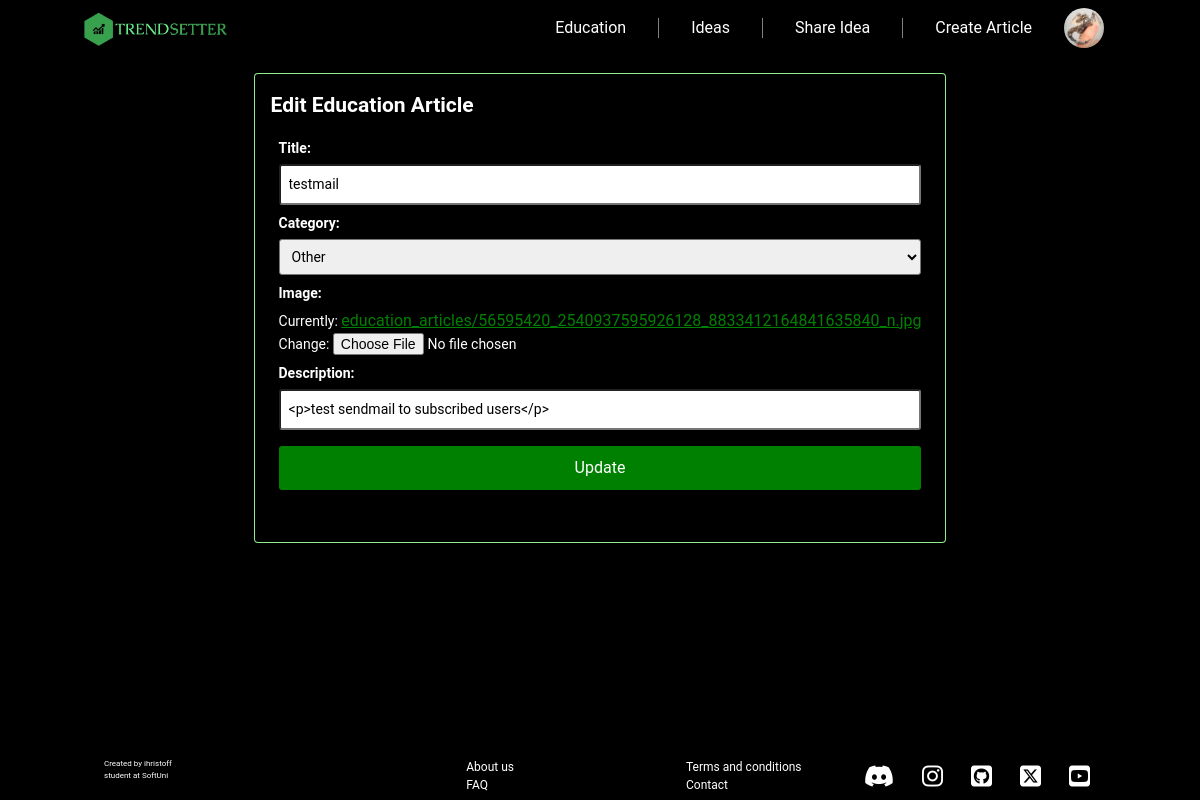
The page /articles/update-article/testmail/ (signed in) on the database its author committed.
### TrendSetter/accounts/models.py (models this page shows, shortened)
class TrendSetterUser(auth_models.AbstractBaseUser, auth_models.PermissionsMixin):
    EMAIL_MAX_LENGTH = 50
    email = models.EmailField(
        unique=True,
        max_length=EMAIL_MAX_LENGTH,
        null=False,
        blank=False,
        error_messages={'unique': 'A user with that email already exists',}
    )
    date_joined = models.DateTimeField(
        auto_now_add=True,
    )
    is_staff = models.BooleanField(
        default=False,
    )
    USERNAME_FIELD = "email"
    objects= TrendSetterUserManager()
    class Meta:
        verbose_name = "User"

class Profile(models.Model):
    BEGINNER = 'beginner'
    INTERMEDIATE = 'intermediate'
    ADVANCED = 'advanced'
    EXPERT = 'Expert'
    EXPERIENCE_CHOICES = [
        (BEGINNER, 'Beginner'),
        (INTERMEDIATE, 'Intermediate'),
        (ADVANCED, 'Advanced'),
        (EXPERT, 'Expert'),
    ]
    user = models.OneToOneField(
        TrendSetterUser,
        on_delete=models.CASCADE,
        primary_key=True,
    )
    profile_image = models.ImageField(
        upload_to='profile_images/',
        validators=(image_size_validator,),
        null=True,
        blank=True,
    )
    username = models.CharField(max_length=25, unique=True, null=True, blank=True)
    send_mail_for_new_article=models.BooleanField(default=False)
    show_email = models.BooleanField(default=True)
    bio = models.CharField(max_length=500, null=True, blank=True)
    date_of_birth = models.DateField(null=True, blank=True)
    age = models.PositiveIntegerField(
        null=True,
        blank=True,
    )
    location = models.CharField(max_length=50, null=True, blank=True)
    trading_experience = models.CharField(
        max_length=12,
        choices=EXPERIENCE_CHOICES,
        default=BEGINNER,
    )

### TrendSetter/articles/models.py (models this page shows, shortened)
class EducationalArticle(models.Model):
    CATEGORY_CHOICES = [
        ('Chart patterns', 'Chart patterns'),
        ('Trendlines', 'Trendlines'),
        ('Candlesticks', 'Candlesticks'),
        ('Supply and Demand', 'Supply and Demand'),
        ('Elliott Wave Theory', 'Elliott Wave Theory'),
        ('Volume Analysis', 'Volume Analysis'),
        ('Other', 'Other'),
    ]
    user = models.ForeignKey(UserModel, on_delete=models.SET_NULL, related_name='education_articles', null=True,
                             blank=True)
    title = models.CharField(max_length=255, unique=True, )
    image = models.ImageField(
        upload_to='education_articles/',
        validators=(image_size_validator,),
    )
    category = models.CharField(max_length=25, choices=CATEGORY_CHOICES, default='Other')
    description = RichTextField()
    created_at = models.DateTimeField(auto_now_add=True)
    updated_at = models.DateTimeField(auto_now=True)
    views = models.PositiveIntegerField(default=0)
    slug = models.SlugField(
        unique=True,
        null=False,
        blank=True,
        editable=False,  # Readonly, only in the Django App, not in the DB
    )
    author_name = models.CharField(max_length=50, null=True, blank=True)

### TrendSetter/articles/views.py (the view, shortened to what this page needs)
# urls.py: path('update-article/<slug:article_slug>/', EducationalArticleUpdateView.as_view(), name='update article'),
class EducationalArticleUpdateView(auth_mixin.LoginRequiredMixin, auth_mixin.UserPassesTestMixin, views.UpdateView):
    model = EducationalArticle
    form_class = EducationalArticleUpdateForm
    template_name = 'articles/article_update.html'
    slug_url_kwarg = "article_slug"
    def test_func(self):
        return self.request.user.groups.filter(name='Content Creator').exists() or self.request.user.is_staff

### TrendSetter/articles/forms.py
class EducationalArticleUpdateForm(EducationalArticleForm):
    pass

### TrendSetter/accounts/templatetags/custom_filters.py (called while the page is built)
@register.filter(name='is_content_creator')
def is_content_creator(user):
    return user.groups.filter(name='Content Creator').exists()

### templates/articles/article_update.html (shortened to what this page needs)
{% extends "base.html" %}
{% load static %}
{% block content %}
    <div class="center-form">
        <div class="main-container">
            <h2>Edit Education Article</h2>
            <form class='form-group' method="post" enctype="multipart/form-data">
                {% for field in form %}
                    <div>
                        {{ field.label_tag }}
                        {{ field }}
                    </div>
                {% endfor %}
                <input class="btn-primary" type="submit" value="Update">
            </form>
        </div>
    </div>
{% endblock %}

### templates/base.html (shortened to what this page needs)
{% load custom_filters %}
{% load static %}
<!DOCTYPE html>
<html lang="en">
<head>
    <link rel="stylesheet" href="{% static 'css/reset.css' %}">
    <link rel="stylesheet" href="{% static 'css/base.css' %}">
</head>
<body>
<section id="top">
    <header class="header">
        <div class="logo">
            <a href="{% url 'index' %}">
                <img src="{% static 'images/logo.png' %} " width="150" alt="TRENDSETTER">
            </a>
        </div>
        <nav class="navigation">
            <ul role="list">
                <li class="nav-item"><a href="{% url 'education articles' %}" class="nav-link ">Education</a></li>
                <li class="nav-item"><a href="{% url 'trade ideas dashboard' %}" class="nav-link">Ideas</a></li>
                {% if not request.user.is_authenticated %}
                    <li class="nav-item"><a href="{% url 'login' %}" class="nav-link">Login</a></li>
                {% else %}
                    <li class="nav-item"><a href="{% url 'create idea' %}" class="nav-link">Share Idea</a></li>
                    {% if user.is_authenticated and user.is_staff %}
                        <li class="nav-item"><a href="{% url 'create article' %}" class="nav-link">Create Article</a>
                        </li>
                    {% elif user.is_authenticated and user|is_content_creator %}
                        <li class="nav-item"><a href="{% url 'create article' %}" class="nav-link">Create Article</a>
                        </li>
                    {% endif %}
                    <div class="profile">
                        {% if request.user.profile.profile_image %}
                            <img src="{{ request.user.profile.profile_image.url }}" alt="Profile Picture"
                                 class="profile-img" id="profileBtn">
                        {% else %}
                            <img src="{% static 'images/anonymous-user.webp' %}" alt="Profile Picture"
                                 class="profile-img" id="profileBtn">
                        {% endif %}
                    </div>
                {% endif %}
            </ul>
        </nav>
    </header>
</section>
<section id="main-section">
    {% block content %}
    {% endblock %}
</section>
<footer>
    <div class="footer-left">
        <div class="created-by">
            <p>Created by ihristoff</p>
            <p>student at <a href="https://softuni.bg" class="softuni-link">SoftUni</a></p>
        </div>
        <div class="footer-center">
            <ul role="list">
                <li><a href="{% url 'about' %}" class="footer-link">About us</a></li>
                <li><a href="{% url 'faq' %}" class="footer-link">FAQ</a></li>
            </ul>
        </div>
    </div>
    <div class="footer-right">
        <div class="footer-center">
            <ul role="list">
                <li><a href="{% url 'terms and conditions' %}" class="footer-link">Terms and conditions</a></li>
                <li><a href="{% url 'contact' %}" class="footer-link">Contact</a></li>
            </ul>
        </div>
        <div class="socials">
            <div class="social-icons">
                <a href="https://discord.gg/SH7ERRZ9" class="footer-link"><i
                        class="fa-brands fa-discord"></i></a>
                <a href="https://www.instagram.com/forexdoc.htc/?hl=en" class="footer-link"><i
                        class="fa-brands fa-instagram icon"></i></a>
                <a href="https://github.com/ihristoff" class="footer-link"><i
                        class="fa-brands fa-square-github"></i></a>
                <a href="https://twitter.com/JohnKicklighter" class="footer-link"><i
                        class="fa-brands fa-square-x-twitter"></i></a>
                <a href="https://www.youtube.com/@FrozenTundraTrader" class="footer-link"><i
                        class="fa-brands fa-square-youtube"></i></a>
            </div>
        </div>
    </div>
</footer>
</body>
</html>

### staticfiles/css/base.css (style rules this page uses)
body { font-family: Roboto, serif; display: flex; flex-direction: column; justify-content: center; height: 100%; position: relative; background-color: black; }
#top .header { display: flex; justify-content: space-between; align-items: center; padding: 0.5rem 5rem; background-color: black; width: 100%; z-index: 10; top: 0; left: 0; overflow: hidden; flex-shrink: 0; }
#top .logo { font-size: 1.5rem; font-weight: bold; margin-right: 3rem; }
#top .navigation ul { display: flex; flex-direction: row; gap: 1rem; margin-right: 1rem; align-items: center; }
.nav-link { padding: 0.25rem 1rem; color: white; text-decoration: none; transition: box-shadow 0.2s ease-in-out; }
.profile-img { width: 40px; height: 40px; border-radius: 50%; cursor: pointer; }
.center-form { display: flex; align-items: center; justify-content: center; }
#main-section { display: flex; flex-direction: column; justify-content: space-between; flex-grow: 1; padding:0.5rem 4rem; }
footer { margin-top: auto; background-color: black; color: white; display: flex; justify-content: space-between; align-items: center; padding: 0.5vw 2vw; flex-shrink: 0; }
.footer-left, .footer-right { display: flex; justify-content: space-between; width: 40%; margin-left: 5rem; margin-right: 5rem; font-size: 0.75rem; }
.created-by { dislpay: flex; flex-direction: column; font-size: 0.5rem; }
.footer-link { font-size: 0.75rem; color: white; line-height: 1; padding: 6px; text-decoration: none; }
.socials { display: flex; flex-direction: column; }
.social-icons { display: flex; gap: 1rem; }
.fa-brands { color: white; font-size: 1.5rem; }
.softuni-link { text-decoration: none; font-size: 0.5rem; color: white; }

### staticfiles/css/accounts.css (style rules this page uses)
.register, .main-container { border-radius: 3px; box-shadow: 0 0 0 1px lightgreen; margin-top: 10px; margin-bottom: 10px; display: flex; font-size: 14px; flex-direction: column; min-width: 400px; padding: 1rem; color: white; }
.form-group { color: white; margin-bottom: 0.25rem; align-items: center; padding: 0.5rem; }
.form-group label { display: block; font-weight: bold; margin-bottom: 5px; margin-top: 8px; }
.form-group input[type="text"], .form-group input[type="email"], .form-group input[type="password"], .form-group select { width: 100%; padding: 0.5rem; border-radius: 3px; align-content: center; }
.btn-primary { display: inline-block; padding: 10px 20px; background-color: green; color: #fff; border: none; width: 100%; border-radius: 3px; cursor: pointer; transition: background-color 0.2s ease; margin-top: 1rem; margin-bottom: 1.5rem; font-size: 1rem; }
a { font-size: 1rem; color: green; }

### rows shown on the page
TrendSetterUser: user.profile.profile_image (picture)
EducationalArticle: form "testmail" "Other" "<p>test sendmail to subscribed users</p>"

### other values the page prints
{{ field.label_tag }} "Title:" "Category:" "Image:" "Description:"
